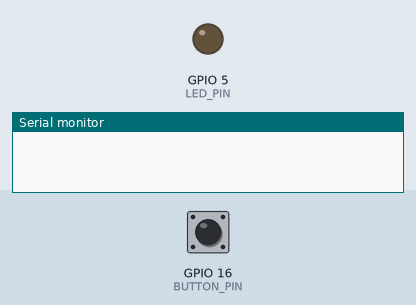
Simulated run of this sketch. Board: ESP32. Parts: output pins drawn as LEDs (lit = HIGH), the last lines printed to the serial monitor. Inputs (shaded band) come from the test bench; at power-on: GPIO 16 (BUTTON_PIN) HIGH.

Above: at 1.2 s.
1.3 s: GPIO 16 (BUTTON_PIN) pulled LOW for 0.15 s
At 1.7 s:
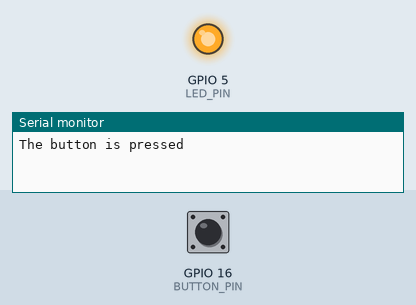
2.9 s: GPIO 16 (BUTTON_PIN) pulled LOW for 1 s
At 4.1 s:
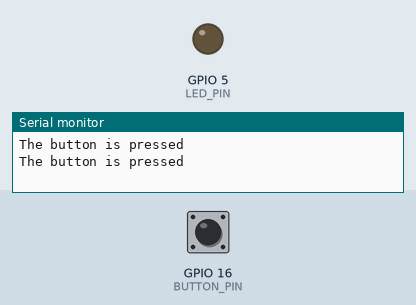
5.4 s: GPIO 16 (BUTTON_PIN) pulled LOW for 3.2 s
At 6.1 s:
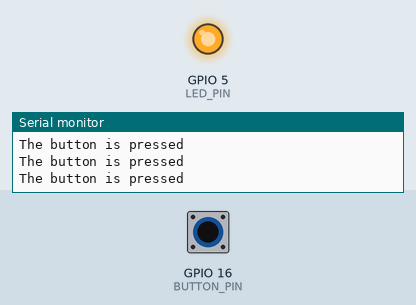
Timing chart, 0 to 8.4 s (numbered marks = the images above; inputs shaded):
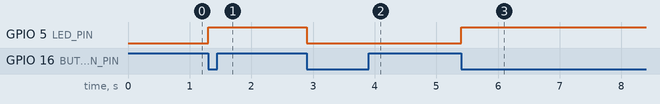

The sketch:

button_led.ino
```cpp
/*
 * This ESP32 code is created by esp32io.com
 *
 * This ESP32 code is released in the public domain
 *
 * For more detail (instruction and wiring diagram), visit https://esp32io.com/tutorials/esp32-button-toggle-led
 */

#define BUTTON_PIN 16  // ESP32 pin GIOP16, which connected to button
#define LED_PIN    5  // ESP32 pin GIOP18, which connected to led

// The below are variables, which can be changed
int led_state = LOW;    // the current state of LED
int button_state;       // the current state of button
int last_button_state;  // the previous state of button


void setup() {
  Serial.begin(9600);                // initialize serial
  pinMode(BUTTON_PIN, INPUT_PULLUP); // set ESP32 pin to input pull-up mode
  pinMode(LED_PIN, OUTPUT);          // set ESP32 pin to output mode

  button_state = digitalRead(BUTTON_PIN);
}

void loop() {
  last_button_state = button_state;      // save the last state
  button_state = digitalRead(BUTTON_PIN); // read new state
  if (last_button_state == HIGH && button_state == LOW) {
   Serial.println("The button is pressed");

    //toggle state of LED
    led_state = !led_state;

    // control LED arccoding to the toggled state
    digitalWrite(LED_PIN, led_state);
  }
}
```

Measured:
- after the input at 1.3 s, GPIO 5 (LED_PIN): LOW → HIGH at once
- after the input at 2.9 s, GPIO 5 (LED_PIN): HIGH → LOW at once
- after the input at 5.4 s, GPIO 5 (LED_PIN): LOW → HIGH at once
